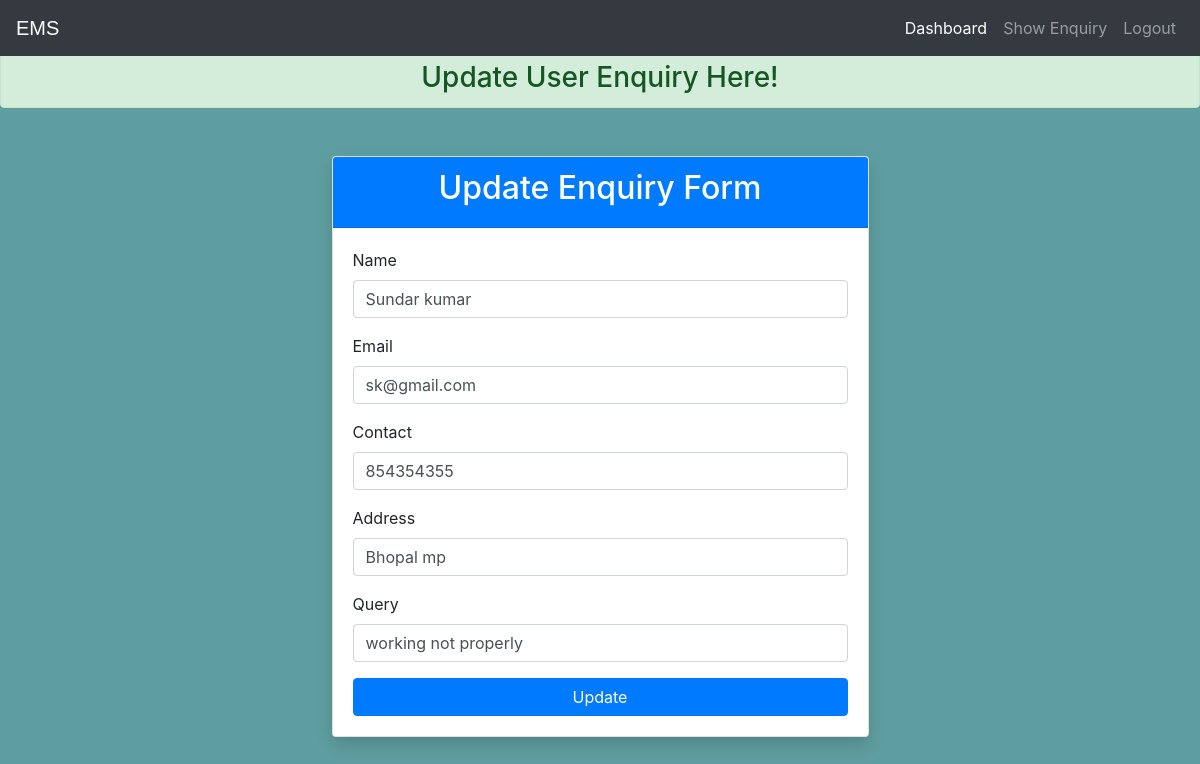
Screenshot of /user/update/26/ with the database file from the repository.
### user_enquiry/models.py (models this page shows)
class EnquiryDatabase(models.Model):
    Name=models.CharField(max_length=50,null=False)
    Email=models.EmailField(max_length=50,null=False)
    Contact=models.IntegerField(null=False)
    Address=models.CharField(max_length=100,null=False)
    Query=models.CharField(max_length=200,null=False)

### user_enquiry/views.py (the view, shortened to what this page needs)
# urls.py: path('update/<int:id>/',views.updatedata,name="updatedata"),
def updatedata(req,id):
	data=EnquiryDatabase.objects.get(pk=id)
	return render(req,"update.html",{'data':data})

### templates/update.html (shortened to what this page needs)
{% load static %}
<!DOCTYPE html>
<html>
<head>
	<link rel="stylesheet" href="https://stackpath.bootstrapcdn.com/bootstrap/4.3.1/css/bootstrap.min.css">
	<link rel="stylesheet" href="https://maxcdn.bootstrapcdn.com/font-awesome/4.7.0/css/font-awesome.min.css">
</head>
<body>
	{% include 'navbaradmin.html' %}
	<br>
	<br>
	<center><h3 style=" margin-bottom: 0px;"class = 'alert alert-success'>Update User Enquiry Here!</h3></center>
   <div class="container p-5">
	<div class="row justify-content-center h-100">
		<div class="card w-50 my-auto shadow">
			 <div class="card-header text-center bg-primary text-white">
				 <h2>Update Enquiry Form</h2>
			 </div>
			 <div class="card-body">
				<form action="{% url 'updatedata' data.id %}" method="POST">
			   <div class="form-group">
						 <label for="name">Name</label>
						 <input type="text" placeholder="Your Fullname" id="name" class="form-control" value="{{data.Name}}" name="name" required="">
					 </div>
					 <div class="form-group">
						 <label for="email">Email</label>
						 <input type="email" placeholder="Your Email" id="email" class="form-control" name="email" value="{{data.Email}}" required="">
					 </div>
					 <div class="form-group">
						 <label for="contact">Contact</label>
						 <input type="text" placeholder="Your Contact" id="contact" class="form-control" name="contact" value="{{data.Contact}}" required="">
					 </div>
					 <div class="form-group">
						 <label for="address">Address</label>
						 <input type="text" placeholder="Your Address" id="address" class="form-control" name="address" value="{{data.Address}}" required="">
					 </div>
					 <div class="form-group">
						<label for="query">Query</label>
						<input type="text" placeholder="Your Query" id="query" class="form-control" name="query" value="{{data.Query}}" required="">
					</div>
			   <input type="submit" class="btn btn-primary w-100" value="Update">
				 </form>
			 </div>
		</div>
	</div>
</div>
</body>
</html>

### templates/update.html (style rules this page uses)
body { background-color:cadetblue!important; }

### rows the page displays
EnquiryDatabase: name "Sundar kumar", email "sk@gmail.com", contact "854354355", address "Bhopal mp", query "working not properly"
